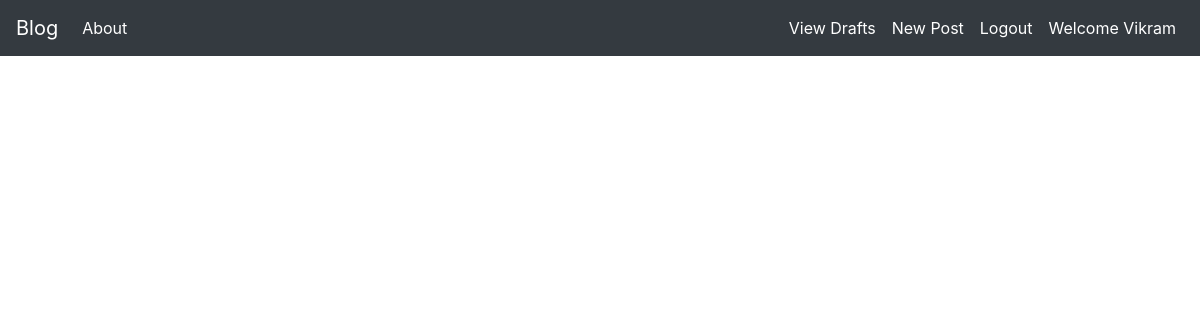
Before: /drafts/ (signed in) with the older database file.
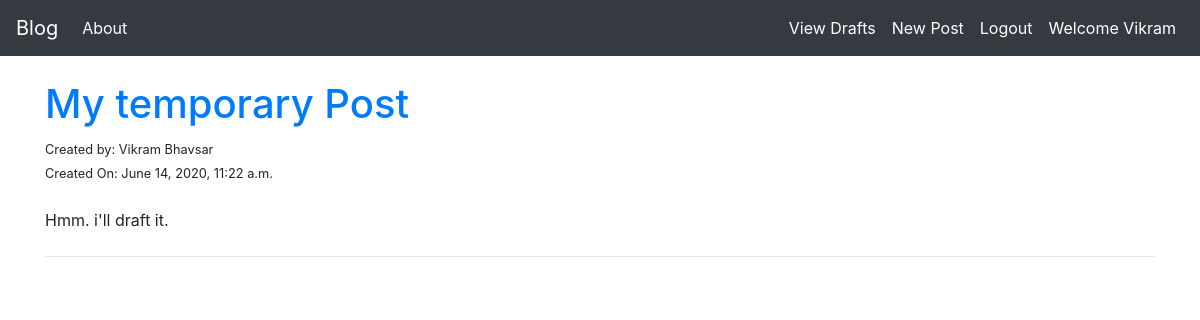
After: the same page with the newer database file.
### blog/models.py (models this page shows, shortened)
class Post(models.Model):
    author = models.ForeignKey(settings.AUTH_USER_MODEL,on_delete=models.CASCADE,related_name="posts")
    title = models.CharField(max_length=200)
    text = models.TextField()
    create_date = models.DateTimeField(default=timezone.now())
    publish_date = models.DateTimeField(blank=True,null=True)

### blog/views.py (the view)
# urls.py: path("drafts/",views.DraftPostList.as_view(),name="draft_list"),
class DraftPostList(LoginRequiredMixin,ListView):
    login_url = "/login/"
    model = Post
    template_name = "blog/draft_list.html"
    def get_queryset(self):
        return Post.objects.filter(publish_date__isnull=True).order_by("-create_date")

### blog/templates/blog/draft_list.html
{% extends "blog/base.html" %}
{% block body_block %}
    <br>
    {% for item in object_list %}
        {% if user.username == item.author.username %}
            <h1> <a href="{% url "post_detail" pk=item.pk %}">{{item.title}}</a> </h1>
            <small>Created by: {{ item.author.first_name }} {{ item.author.last_name }}</small><br>
            <small>Created On: {{item.create_date}}</small>
            <br> <br>
            <p>{{item.text | truncatewords:4 }}</p>
            <hr class="my-4">
        {% endif %}
    {% endfor %}
{% endblock %}

Changed rows visible on the page:
added Post: title "My temporary Post", author.first_name "Vikram", author.last_name "Bhavsar", create_date "June 14, 2020, 11:22 a.m.", text "Hmm. i'll draft it."
